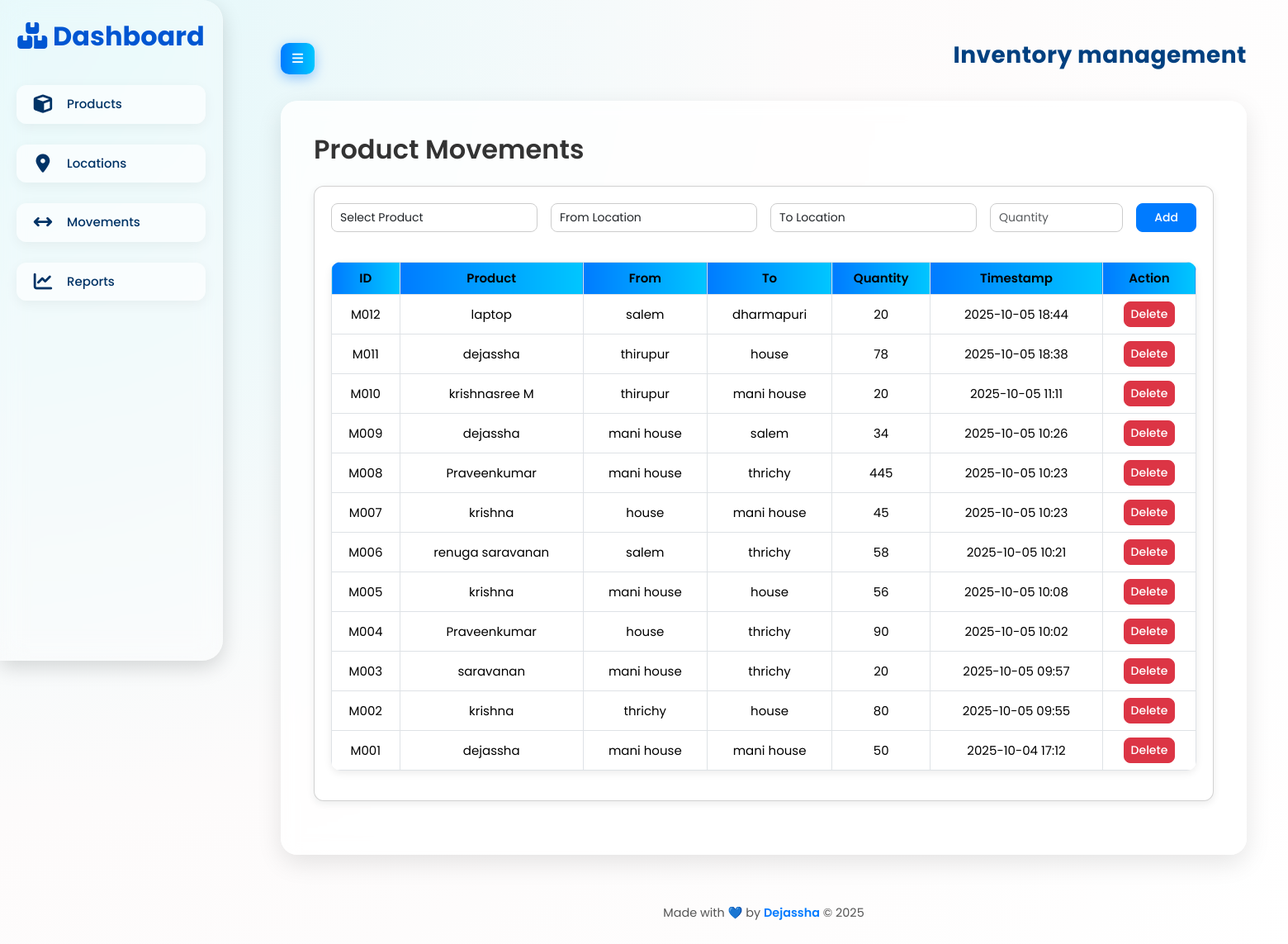
/movements, run on the app's committed database.
### models.py (models this page shows)
class ProductMovement(db.Model):
    movement_id = db.Column(db.String, primary_key=True)
    product_id = db.Column(db.String, db.ForeignKey('product.product_id'), nullable=False)
    from_location = db.Column(db.String, db.ForeignKey('location.location_id'), nullable=True)
    to_location = db.Column(db.String, db.ForeignKey('location.location_id'), nullable=True)
    qty = db.Column(db.Integer, nullable=False)
    timestamp = db.Column(db.DateTime, default=datetime.utcnow)
    product = db.relationship('Product', backref='movements')
    from_loc = db.relationship('Location', foreign_keys=[from_location])
    to_loc = db.relationship('Location', foreign_keys=[to_location])

class Product(db.Model):
    product_id = db.Column(db.String(10), primary_key=True)
    name = db.Column(db.String(100), nullable=False)
    description = db.Column(db.String(255), nullable=False)
    created_at = db.Column(db.DateTime, default=datetime.utcnow)

class Location(db.Model):
    location_id = db.Column(db.String(10), primary_key=True)
    name = db.Column(db.String(100), nullable=False)
    address = db.Column(db.String(255))
    created_at = db.Column(db.DateTime, default=datetime.utcnow)

### app.py (the view)
@app.route('/movements')
def movements():
    all_movements = ProductMovement.query.order_by(ProductMovement.timestamp.desc()).all()
    products = Product.query.all()
    locations = Location.query.all()
    return render_template("movements.html", movements=all_movements, products=products, locations=locations)

### templates/movements.html (shortened to what this page needs)
{% extends "base.html" %}
{% block content %}
<h2>Product Movements</h2>
<div class="card table-responsive">
  <form method="POST" action="{{ url_for('add_movement') }}" class="row g-3 mb-3">
    <div class="col-md-3">
      <select name="product_id" class="form-control" required>
        <option value="">Select Product</option>
      </select>
    </div>
    <div class="col-md-3">
      <select name="from_location" class="form-control">
        <option value="">From Location</option>
      </select>
    </div>
    <div class="col-md-3">
      <select name="to_location" class="form-control">
        <option value="">To Location</option>
      </select>
    </div>
    <div class="col-md-2">
      <input type="number" name="qty" class="form-control" placeholder="Quantity" min="1" required>
    </div>
    <div class="col-md-1 d-flex align-items-end">
      <button type="submit" class="btn btn-success w-100">Add</button>
    </div>
  </form>
  <table class="table table-hover table-bordered align-middle">
    <thead>
      <tr>
        <th>ID</th>
        <th>Product</th>
        <th>From</th>
        <th>To</th>
        <th>Quantity</th>
        <th>Timestamp</th>
        <th>Action</th>
      </tr>
    </thead>
    <tbody>
      {% for move in movements %}
      <tr>
        <td>{{ move.movement_id }}</td>
        <td>{{ move.product.name }}</td>
        <td>{{ move.from_loc.name if move.from_loc else '-' }}</td>
        <td>{{ move.to_loc.name if move.to_loc else '-' }}</td>
        <td>{{ move.qty }}</td>
        <td>{{ move.timestamp.strftime("%Y-%m-%d %H:%M") }}</td>
        <td>
          <a href="{{ url_for('delete_movement', movement_id=move.movement_id) }}"
             class="btn btn-danger btn-sm"
             onclick="return confirm('Are you sure you want to delete this movement?');">
            Delete
          </a>
        </td>
      </tr>
      {% else %}
      <tr>
        <td colspan="7" class="text-center text-muted py-3">
          No movements found. Add a new one above!
        </td>
      </tr>
      {% endfor %}
    </tbody>
  </table>
</div>
{% endblock %}

### templates/base.html (style rules this page uses)
body { font-family: 'Poppins', sans-serif; background: radial-gradient(circle at top left, #e0f7fa, #fdfbfb, #ffffff); overflow-x: hidden; display: flex; min-height: 100vh; color: #333; position: relative; }
body::before { content: ""; position: absolute; width: 250%; height: 250%; top: -100%; left: -100%; background: radial-gradient(circle, rgba(255,255,255,0.2) 10%, transparent 10%) repeat; background-size: 60px 60px; animation: moveBackground 15s linear infinite; z-index: 0; opacity: 0.3; }
a { text-decoration: none; color: inherit; }

### templates/movements.html (style rules this page uses)
body { font-family: 'Poppins', sans-serif !important; background-color: #f8f9fc; font-size: 15px; }
h2 { font-weight: 600; color: #333; margin-bottom: 25px; }
.card { background-color: #fff; border-radius: 12px; box-shadow: 0 3px 10px rgba(0, 0, 0, 0.08); padding: 20px; margin-bottom: 25px; }
.form-control, select, input[type="number"] { font-size: 14px; border-radius: 8px; border: 1px solid #ccc; width: 100%; padding: 6px 10px; }
.btn { font-size: 14px; font-weight: 500; border-radius: 8px; transition: all 0.2s ease; }
.btn-success { background-color: #007bff; border-color: #007bff; }
.btn-danger { background-color: #dc3545; border-color: #dc3545; }
.table { background-color: #fff; border-radius: 12px; overflow: hidden; box-shadow: 0 3px 10px rgba(0, 0, 0, 0.08); margin-top: 20px; }
th { font-weight: 600; background: linear-gradient(90deg, #007bff, #00c6ff); color: #fff; text-align: center; }
td { vertical-align: middle; text-align: center; }
.table-responsive { border-radius: 12px; }
.row.g-3 > div { display: flex; flex-direction: column; justify-content: flex-end; }

### data on the page
ProductMovement: movement_id "M012", product.name "laptop", from_loc "salem", to_loc "dharmapuri", qty "20", timestamp "2025-10-05 18:44"
ProductMovement: movement_id "M011", product.name "dejassha", from_loc "thirupur", to_loc "house", qty "78", timestamp "2025-10-05 18:38"
ProductMovement: movement_id "M010", product.name "krishnasree M", from_loc "thirupur", to_loc "mani house", qty "20", timestamp "2025-10-05 11:11"
ProductMovement: movement_id "M009", product.name "dejassha", from_loc "mani house", to_loc "salem", qty "34", timestamp "2025-10-05 10:26"
ProductMovement: movement_id "M008", product.name "Praveenkumar", from_loc "mani house", to_loc "thrichy", qty "445", timestamp "2025-10-05 10:23"
ProductMovement: movement_id "M007", product.name "krishna", from_loc "house", to_loc "mani house", qty "45", timestamp "2025-10-05 10:23"
ProductMovement: movement_id "M006", product.name "renuga saravanan", from_loc "salem", to_loc "thrichy", qty "58", timestamp "2025-10-05 10:21"
ProductMovement: movement_id "M005", product.name "krishna", from_loc "mani house", to_loc "house", qty "56", timestamp "2025-10-05 10:08"
ProductMovement: movement_id "M004", product.name "Praveenkumar", from_loc "house", to_loc "thrichy", qty "90", timestamp "2025-10-05 10:02"
ProductMovement: movement_id "M003", product.name "saravanan", from_loc "mani house", to_loc "thrichy", qty "20", timestamp "2025-10-05 09:57"
ProductMovement: movement_id "M002", product.name "krishna", from_loc "thrichy", to_loc "house", qty "80", timestamp "2025-10-05 09:55"
ProductMovement: movement_id "M001", product.name "dejassha", from_loc "mani house", to_loc "mani house", qty "50", timestamp "2025-10-04 17:12"

### other printed values
{{ current_year or '2025' }} "2025"
